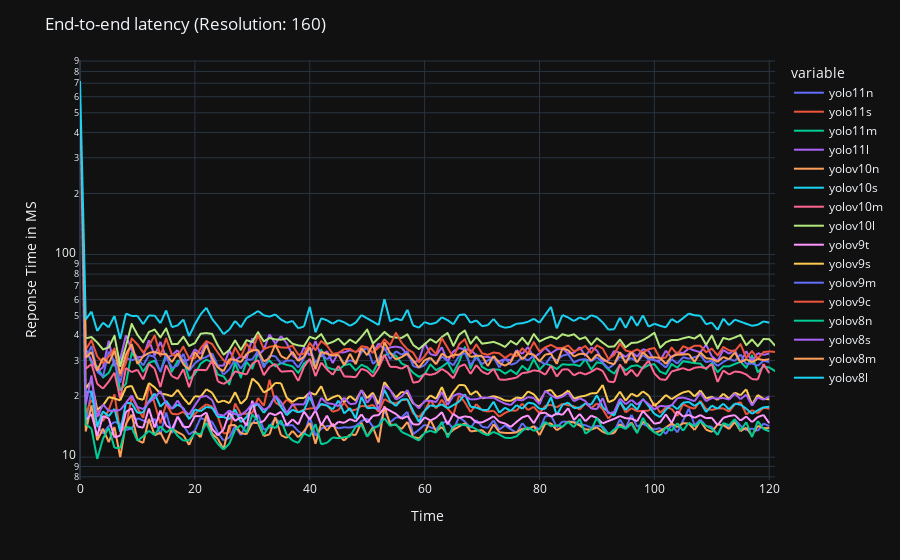
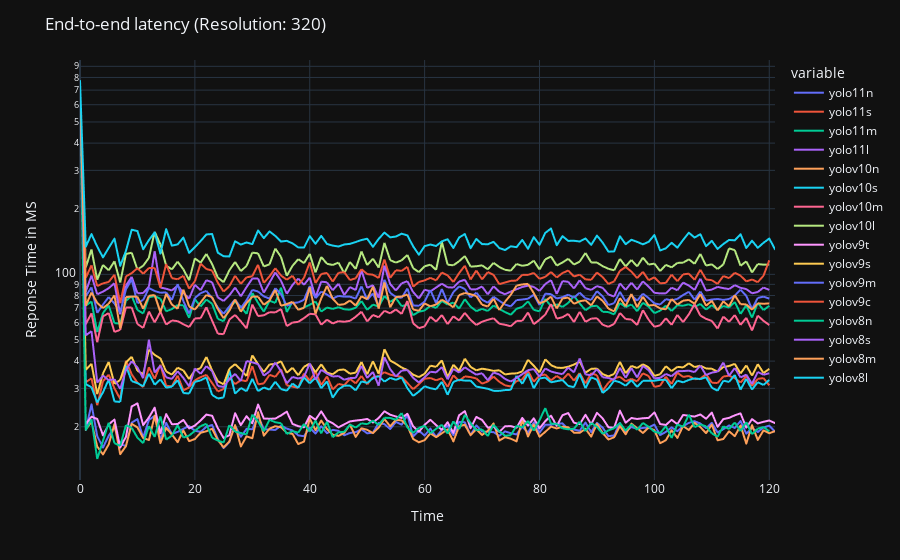
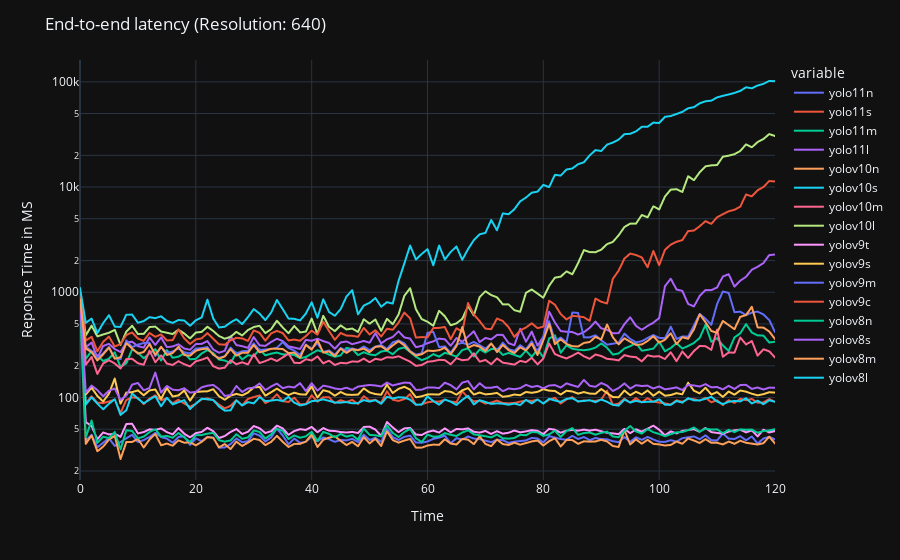
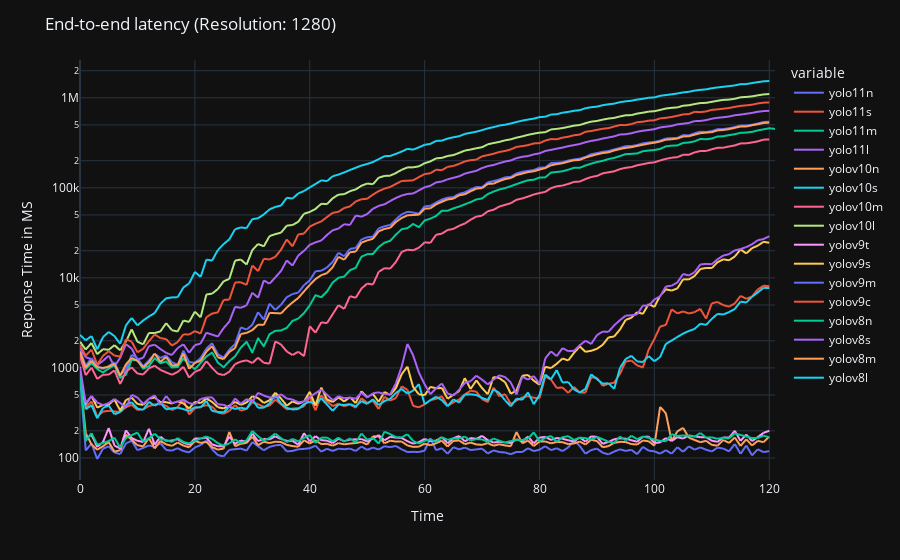

The notebook cell these images were saved under, in order:
### Code cell
import plotly.express as px
from matplotlib import pyplot as plt

# Function to compute simple moving average
def moving_average(data, window_size):
    return data.rolling(window=window_size).mean()

# You can adjust the window size for different levels of smoothing
window_size = 3

for resolution in sorted(response_time.keys()):
    queue_df = pd.DataFrame.from_dict(response_time[resolution])
    fig = px.line(queue_df, x=queue_df.index, y=queue_df.columns)
    fig.update_layout(title=f'End-to-end latency (Resolution: {resolution})', xaxis_title='Time', yaxis_title='Reponse Time in MS', yaxis_type='log')
    fig.show()
